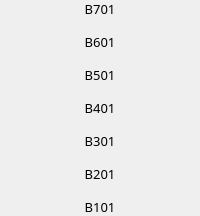
                            <widget class="QFrame" name="frame_60">
                             <property name="frameShape">
                              <enum>QFrame::NoFrame</enum>
                             </property>
                             <property name="frameShadow">
                              <enum>QFrame::Raised</enum>
                             </property>
                             <layout class="QVBoxLayout" name="verticalLayout_65">
                              <property name="spacing">
                               <number>15</number>
                              </property>
                              <property name="leftMargin">
                               <number>0</number>
                              </property>
                              <property name="topMargin">
                               <number>0</number>
                              </property>
                              <property name="rightMargin">
                               <number>0</number>
                              </property>
                              <property name="bottomMargin">
                               <number>0</number>
                              </property>
                              <item>
                               <widget class="QLabel" name="label_b701">
                                <property name="font">
                                 <font>
                                  <family>Mitr SemiBold</family>
                                  <pointsize>10</pointsize>
                                 </font>
                                </property>
                                <property name="text">
                                 <string>B701</string>
                                </property>
                                <property name="alignment">
                                 <set>Qt::AlignCenter</set>
                                </property>
                               </widget>
                              </item>
                              <item>
                               <widget class="QLabel" name="label_b601">
                                <property name="font">
                                 <font>
                                  <family>Mitr SemiBold</family>
                                  <pointsize>10</pointsize>
                                 </font>
                                </property>
                                <property name="text">
                                 <string>B601</string>
                                </property>
                                <property name="alignment">
                                 <set>Qt::AlignCenter</set>
                                </property>
                               </widget>
                              </item>
                              <item>
                               <widget class="QLabel" name="label_b501">
                                <property name="font">
                                 <font>
                                  <family>Mitr SemiBold</family>
                                  <pointsize>10</pointsize>
                                 </font>
                                </property>
                                <property name="text">
                                 <string>B501</string>
                                </property>
                                <property name="alignment">
                                 <set>Qt::AlignCenter</set>
                                </property>
                               </widget>
                              </item>
                              <item>
                               <widget class="QLabel" name="label_b401">
                                <property name="font">
                                 <font>
                                  <family>Mitr SemiBold</family>
                                  <pointsize>10</pointsize>
                                 </font>
                                </property>
                                <property name="text">
                                 <string>B401</string>
                                </property>
                                <property name="alignment">
                                 <set>Qt::AlignCenter</set>
                                </property>
                               </widget>
                              </item>
                              <item>
                               <widget class="QLabel" name="label_b301">
                                <property name="font">
                                 <font>
                                  <family>Mitr SemiBold</family>
                                  <pointsize>10</pointsize>
                                 </font>
                                </property>
                                <property name="text">
                                 <string>B301</string>
                                </property>
                                <property name="alignment">
                                 <set>Qt::AlignCenter</set>
                                </property>
                               </widget>
                              </item>
                              <item>
                               <widget class="QLabel" name="label_b201">
                                <property name="font">
                                 <font>
                                  <family>Mitr SemiBold</family>
                                  <pointsize>10</pointsize>
                                 </font>
                                </property>
                                <property name="text">
                                 <string>B201</string>
                                </property>
                                <property name="alignment">
                                 <set>Qt::AlignCenter</set>
                                </property>
                               </widget>
                              </item>
                              <item>
                               <widget class="QLabel" name="label_b101">
                                <property name="font">
                                 <font>
                                  <family>Mitr SemiBold</family>
                                  <pointsize>10</pointsize>
                                 </font>
                                </property>
                                <property name="text">
                                 <string>B101</string>
                                </property>
                                <property name="alignment">
                                 <set>Qt::AlignCenter</set>
                                </property>
                               </widget>
                              </item>
                             </layout>
                            </widget>
